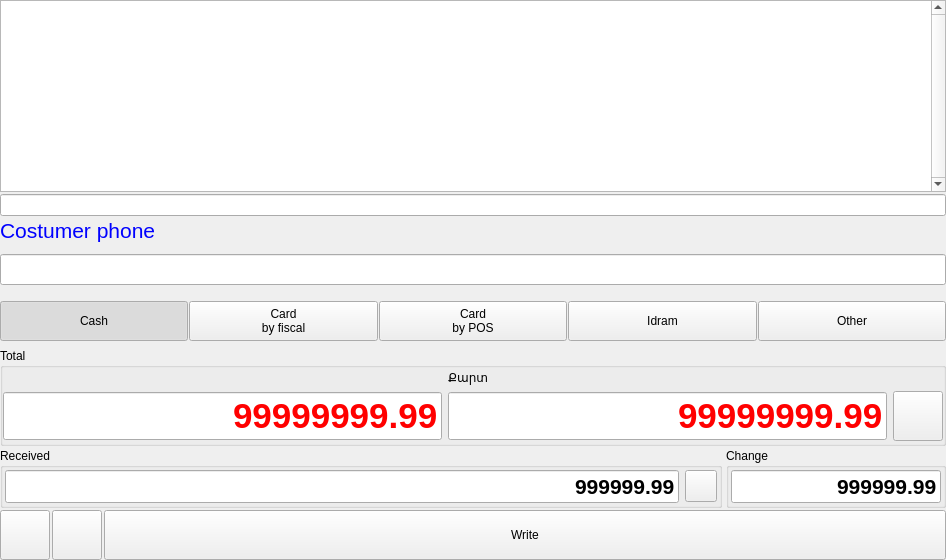
          <widget class="QWidget" name="widgt" native="true">
           <property name="sizePolicy">
            <sizepolicy hsizetype="Expanding" vsizetype="Preferred">
             <horstretch>0</horstretch>
             <verstretch>0</verstretch>
            </sizepolicy>
           </property>
           <property name="focusPolicy">
            <enum>Qt::NoFocus</enum>
           </property>
           <layout class="QVBoxLayout" name="verticalLayout_2">
            <property name="spacing">
             <number>2</number>
            </property>
            <property name="leftMargin">
             <number>0</number>
            </property>
            <property name="topMargin">
             <number>0</number>
            </property>
            <property name="rightMargin">
             <number>0</number>
            </property>
            <property name="bottomMargin">
             <number>0</number>
            </property>
            <item>
             <widget class="QTableWidget" name="tblOrder">
              <property name="sizePolicy">
               <sizepolicy hsizetype="Preferred" vsizetype="Expanding">
                <horstretch>0</horstretch>
                <verstretch>0</verstretch>
               </sizepolicy>
              </property>
              <property name="minimumSize">
               <size>
                <width>0</width>
                <height>0</height>
               </size>
              </property>
              <property name="maximumSize">
               <size>
                <width>16777215</width>
                <height>16777215</height>
               </size>
              </property>
              <property name="focusPolicy">
               <enum>Qt::NoFocus</enum>
              </property>
              <property name="verticalScrollBarPolicy">
               <enum>Qt::ScrollBarAlwaysOn</enum>
              </property>
              <property name="horizontalScrollBarPolicy">
               <enum>Qt::ScrollBarAlwaysOff</enum>
              </property>
              <property name="editTriggers">
               <set>QAbstractItemView::NoEditTriggers</set>
              </property>
              <property name="selectionMode">
               <enum>QAbstractItemView::SingleSelection</enum>
              </property>
              <property name="selectionBehavior">
               <enum>QAbstractItemView::SelectRows</enum>
              </property>
              <property name="showGrid">
               <bool>false</bool>
              </property>
              <property name="gridStyle">
               <enum>Qt::SolidLine</enum>
              </property>
              <property name="wordWrap">
               <bool>true</bool>
              </property>
              <property name="cornerButtonEnabled">
               <bool>false</bool>
              </property>
              <attribute name="horizontalHeaderVisible">
               <bool>false</bool>
              </attribute>
              <attribute name="verticalHeaderVisible">
               <bool>false</bool>
              </attribute>
              <column>
               <property name="text">
                <string>Name</string>
               </property>
              </column>
              <column>
               <property name="text">
                <string>Qty</string>
               </property>
              </column>
              <column>
               <property name="text">
                <string>Price</string>
               </property>
              </column>
              <column>
               <property name="text">
                <string>Total</string>
               </property>
              </column>
             </widget>
            </item>
            <item>
             <widget class="QLineEdit" name="leReadCode">
              <property name="maximumSize">
               <size>
                <width>16777215</width>
                <height>16777215</height>
               </size>
              </property>
             </widget>
            </item>
            <item>
             <widget class="QLabel" name="lbCostumerPhone">
              <property name="font">
               <font>
                <pointsize>16</pointsize>
                <weight>50</weight>
                <bold>false</bold>
               </font>
              </property>
              <property name="styleSheet">
               <string notr="true">color:blue</string>
              </property>
              <property name="text">
               <string>Costumer phone</string>
              </property>
             </widget>
            </item>
            <item>
             <widget class="QWidget" name="wDiscount" native="true">
              <layout class="QHBoxLayout" name="horizontalLayout_7">
               <property name="leftMargin">
                <number>0</number>
               </property>
               <property name="rightMargin">
                <number>0</number>
               </property>
               <item>
                <widget class="QLineEdit" name="leDiscount">
                 <property name="font">
                  <font>
                   <pointsize>14</pointsize>
                   <weight>75</weight>
                   <bold>true</bold>
                  </font>
                 </property>
                 <property name="focusPolicy">
                  <enum>Qt::NoFocus</enum>
                 </property>
                 <property name="alignment">
                  <set>Qt::AlignRight|Qt::AlignTrailing|Qt::AlignVCenter</set>
                 </property>
                </widget>
               </item>
              </layout>
             </widget>
            </item>
            <item>
             <widget class="QWidget" name="wTotal" native="true">
              <property name="minimumSize">
               <size>
                <width>0</width>
                <height>0</height>
               </size>
              </property>
              <property name="focusPolicy">
               <enum>Qt::NoFocus</enum>
              </property>
              <layout class="QGridLayout" name="gridLayout_2">
               <property name="leftMargin">
                <number>0</number>
               </property>
               <property name="topMargin">
                <number>0</number>
               </property>
               <property name="rightMargin">
                <number>0</number>
               </property>
               <property name="bottomMargin">
                <number>0</number>
               </property>
               <property name="spacing">
                <number>2</number>
               </property>
               <item row="2" column="0">
                <widget class="QGroupBox" name="groupBox_2">
                 <property name="sizePolicy">
                  <sizepolicy hsizetype="Preferred" vsizetype="Preferred">
                   <horstretch>0</horstretch>
                   <verstretch>0</verstretch>
                  </sizepolicy>
                 </property>
                 <property name="minimumSize">
                  <size>
                   <width>130</width>
                   <height>0</height>
                  </size>
                 </property>
                 <property name="title">
                  <string>Received</string>
                 </property>
                 <layout class="QHBoxLayout" name="horizontalLayout_10">
                  <property name="leftMargin">
                   <number>2</number>
                  </property>
                  <property name="topMargin">
                   <number>2</number>
                  </property>
                  <property name="rightMargin">
                   <number>2</number>
                  </property>
                  <property name="bottomMargin">
                   <number>2</number>
                  </property>
                  <item>
                   <widget class="C5LineEdit" name="leReceived">
                    <property name="font">
                     <font>
                      <pointsize>16</pointsize>
                      <weight>75</weight>
                      <bold>true</bold>
                     </font>
                    </property>
                    <property name="focusPolicy">
                     <enum>Qt::NoFocus</enum>
                    </property>
                    <property name="text">
                     <string>999999.99</string>
                    </property>
                    <property name="alignment">
                     <set>Qt::AlignRight|Qt::AlignTrailing|Qt::AlignVCenter</set>
                    </property>
                    <property name="readOnly">
                     <bool>true</bool>
                    </property>
                    <property name="bigfont" stdset="0">
                     <string>1</string>
                    </property>
                   </widget>
                  </item>
                  <item>
                   <widget class="QPushButton" name="btnReceived">
                    <property name="minimumSize">
                     <size>
                      <width>32</width>
                      <height>32</height>
                     </size>
                    </property>
                    <property name="maximumSize">
                     <size>
                      <width>32</width>
                      <height>32</height>
                     </size>
                    </property>
                    <property name="focusPolicy">
                     <enum>Qt::NoFocus</enum>
                    </property>
                    <property name="text">
                     <string/>
                    </property>
                    <property name="icon">
                     <iconset resource="../resources/resources.qrc">
                      <normaloff>:/calculator.png</normaloff>:/calculator.png</iconset>
                    </property>
                    <property name="iconSize">
                     <size>
                      <width>32</width>
                      <height>32</height>
                     </size>
                    </property>
                    <property name="checkable">
                     <bool>true</bool>
                    </property>
                   </widget>
                  </item>
                 </layout>
                </widget>
               </item>
               <item row="1" column="0" colspan="4">
                <widget class="QGroupBox" name="groupBox">
                 <property name="minimumSize">
                  <size>
                   <width>0</width>
                   <height>0</height>
                  </size>
                 </property>
                 <property name="title">
                  <string>Total</string>
                 </property>
                 <layout class="QGridLayout" name="gridLayout_3">
                  <property name="leftMargin">
                   <number>0</number>
                  </property>
                  <property name="topMargin">
                   <number>2</number>
                  </property>
                  <property name="rightMargin">
                   <number>0</number>
                  </property>
                  <property name="bottomMargin">
                   <number>2</number>
                  </property>
                  <item row="1" column="1">
                   <widget class="C5LineEdit" name="leCard">
                    <property name="font">
                     <font>
                      <pointsize>26</pointsize>
                      <weight>75</weight>
                      <bold>true</bold>
                     </font>
                    </property>
                    <property name="focusPolicy">
                     <enum>Qt::ClickFocus</enum>
                    </property>
                    <property name="styleSheet">
                     <string notr="true">color:red;</string>
                    </property>
                    <property name="text">
                     <string>99999999.99</string>
                    </property>
                    <property name="alignment">
                     <set>Qt::AlignRight|Qt::AlignTrailing|Qt::AlignVCenter</set>
                    </property>
                    <property name="readOnly">
                     <bool>true</bool>
                    </property>
                    <property name="bigfont" stdset="0">
                     <string>2</string>
                    </property>
                   </widget>
                  </item>
                  <item row="1" column="2">
                   <widget class="QPushButton" name="btnFiscal">
                    <property name="minimumSize">
                     <size>
                      <width>50</width>
                      <height>50</height>
                     </size>
                    </property>
                    <property name="maximumSize">
                     <size>
                      <width>50</width>
                      <height>50</height>
                     </size>
                    </property>
                    <property name="focusPolicy">
                     <enum>Qt::NoFocus</enum>
                    </property>
                    <property name="text">
                     <string/>
                    </property>
                    <property name="icon">
                     <iconset resource="../resources/resources.qrc">
                      <normaloff>:/fiscal.png</normaloff>:/fiscal.png</iconset>
                    </property>
                    <property name="iconSize">
                     <size>
                      <width>32</width>
                      <height>32</height>
                     </size>
                    </property>
                    <property name="checkable">
                     <bool>true</bool>
                    </property>
                   </widget>
                  </item>
                  <item row="1" column="0">
                   <widget class="C5LineEdit" name="leTotal">
                    <property name="font">
                     <font>
                      <pointsize>26</pointsize>
                      <weight>75</weight>
                      <bold>true</bold>
                     </font>
                    </property>
                    <property name="focusPolicy">
                     <enum>Qt::NoFocus</enum>
                    </property>
                    <property name="styleSheet">
                     <string notr="true">color:red;</string>
                    </property>
                    <property name="text">
                     <string>99999999.99</string>
                    </property>
                    <property name="alignment">
                     <set>Qt::AlignRight|Qt::AlignTrailing|Qt::AlignVCenter</set>
                    </property>
                    <property name="readOnly">
                     <bool>true</bool>
                    </property>
                    <property name="bigfont" stdset="0">
                     <string>2</string>
                    </property>
                   </widget>
                  </item>
                  <item row="0" column="1">
                   <widget class="QLabel" name="label">
                    <property name="text">
                     <string>Քարտ</string>
                    </property>
                   </widget>
                  </item>
                 </layout>
                </widget>
               </item>
               <item row="0" column="0" colspan="4">
                <widget class="QWidget" name="widget" native="true">
                 <property name="minimumSize">
                  <size>
                   <width>0</width>
                   <height>50</height>
                  </size>
                 </property>
                 <layout class="QHBoxLayout" name="horizontalLayout_8">
                  <property name="spacing">
                   <number>1</number>
                  </property>
                  <property name="leftMargin">
                   <number>0</number>
                  </property>
                  <property name="topMargin">
                   <number>0</number>
                  </property>
                  <property name="rightMargin">
                   <number>0</number>
                  </property>
                  <property name="bottomMargin">
                   <number>0</number>
                  </property>
                  <item>
                   <widget class="QPushButton" name="btnSetCash">
                    <property name="sizePolicy">
                     <sizepolicy hsizetype="Expanding" vsizetype="Fixed">
                      <horstretch>0</horstretch>
                      <verstretch>0</verstretch>
                     </sizepolicy>
                    </property>
                    <property name="minimumSize">
                     <size>
                      <width>0</width>
                      <height>40</height>
                     </size>
                    </property>
                    <property name="focusPolicy">
                     <enum>Qt::NoFocus</enum>
                    </property>
                    <property name="text">
                     <string>Cash</string>
                    </property>
                    <property name="icon">
                     <iconset resource="../resources/resources.qrc">
                      <normaloff>:/money.png</normaloff>:/money.png</iconset>
                    </property>
                    <property name="checkable">
                     <bool>true</bool>
                    </property>
                    <property name="checked">
                     <bool>true</bool>
                    </property>
                   </widget>
                  </item>
                  <item>
                   <widget class="QPushButton" name="btnSetCard">
                    <property name="sizePolicy">
                     <sizepolicy hsizetype="Expanding" vsizetype="Fixed">
                      <horstretch>0</horstretch>
                      <verstretch>0</verstretch>
                     </sizepolicy>
                    </property>
                    <property name="minimumSize">
                     <size>
                      <width>0</width>
                      <height>40</height>
                     </size>
                    </property>
                    <property name="focusPolicy">
                     <enum>Qt::NoFocus</enum>
                    </property>
                    <property name="text">
                     <string>Card
by fiscal</string>
                    </property>
                    <property name="icon">
                     <iconset resource="../resources/resources.qrc">
                      <normaloff>:/arca.png</normaloff>:/arca.png</iconset>
                    </property>
                    <property name="checkable">
                     <bool>true</bool>
                    </property>
                   </widget>
                  </item>
                  <item>
                   <widget class="QPushButton" name="btnSetCardExternal">
                    <property name="sizePolicy">
                     <sizepolicy hsizetype="Expanding" vsizetype="Fixed">
                      <horstretch>0</horstretch>
                      <verstretch>0</verstretch>
                     </sizepolicy>
                    </property>
                    <property name="minimumSize">
                     <size>
                      <width>0</width>
                      <height>40</height>
                     </size>
                    </property>
                    <property name="focusPolicy">
                     <enum>Qt::NoFocus</enum>
                    </property>
                    <property name="text">
                     <string>Card
by POS</string>
                    </property>
                    <property name="icon">
                     <iconset resource="../resources/resources.qrc">
                      <normaloff>:/fiscal.png</normaloff>:/fiscal.png</iconset>
                    </property>
                    <property name="checkable">
                     <bool>true</bool>
                    </property>
                   </widget>
                  </item>
                  <item>
                   <widget class="QPushButton" name="btnSetIdram">
                    <property name="sizePolicy">
                     <sizepolicy hsizetype="Expanding" vsizetype="Fixed">
                      <horstretch>0</horstretch>
                      <verstretch>0</verstretch>
                     </sizepolicy>
                    </property>
                    <property name="minimumSize">
                     <size>
                      <width>0</width>
                      <height>40</height>
                     </size>
                    </property>
                    <property name="focusPolicy">
                     <enum>Qt::NoFocus</enum>
                    </property>
                    <property name="text">
                     <string>Idram</string>
                    </property>
                    <property name="icon">
                     <iconset resource="../resources/resources.qrc">
                      <normaloff>:/idram.png</normaloff>:/idram.png</iconset>
                    </property>
                    <property name="checkable">
                     <bool>true</bool>
                    </property>
                   </widget>
                  </item>
                  <item>
                   <widget class="QPushButton" name="btnSetOther">
                    <property name="sizePolicy">
                     <sizepolicy hsizetype="Expanding" vsizetype="Fixed">
                      <horstretch>0</horstretch>
                      <verstretch>0</verstretch>
                     </sizepolicy>
                    </property>
                    <property name="minimumSize">
                     <size>
                      <width>0</width>
                      <height>40</height>
                     </size>
                    </property>
                    <property name="focusPolicy">
                     <enum>Qt::NoFocus</enum>
                    </property>
                    <property name="text">
                     <string>Other</string>
                    </property>
                    <property name="icon">
                     <iconset resource="../resources/resources.qrc">
                      <normaloff>:/tax.png</normaloff>:/tax.png</iconset>
                    </property>
                    <property name="checkable">
                     <bool>true</bool>
                    </property>
                   </widget>
                  </item>
                 </layout>
                </widget>
               </item>
               <item row="2" column="2" colspan="2">
                <widget class="QGroupBox" name="groupBox_3">
                 <property name="sizePolicy">
                  <sizepolicy hsizetype="Preferred" vsizetype="Preferred">
                   <horstretch>0</horstretch>
                   <verstretch>0</verstretch>
                  </sizepolicy>
                 </property>
                 <property name="minimumSize">
                  <size>
                   <width>130</width>
                   <height>0</height>
                  </size>
                 </property>
                 <property name="title">
                  <string>Change</string>
                 </property>
                 <layout class="QHBoxLayout" name="horizontalLayout_11">
                  <property name="leftMargin">
                   <number>2</number>
                  </property>
                  <property name="topMargin">
                   <number>2</number>
                  </property>
                  <property name="rightMargin">
                   <number>2</number>
                  </property>
                  <property name="bottomMargin">
                   <number>2</number>
                  </property>
                  <item>
                   <widget class="C5LineEdit" name="leChange">
                    <property name="sizePolicy">
                     <sizepolicy hsizetype="Expanding" vsizetype="Fixed">
                      <horstretch>0</horstretch>
                      <verstretch>0</verstretch>
                     </sizepolicy>
                    </property>
                    <property name="font">
                     <font>
                      <pointsize>16</pointsize>
                      <weight>75</weight>
                      <bold>true</bold>
                     </font>
                    </property>
                    <property name="focusPolicy">
                     <enum>Qt::NoFocus</enum>
                    </property>
                    <property name="text">
                     <string>999999.99</string>
                    </property>
                    <property name="alignment">
                     <set>Qt::AlignRight|Qt::AlignTrailing|Qt::AlignVCenter</set>
                    </property>
                    <property name="readOnly">
                     <bool>true</bool>
                    </property>
                    <property name="bigfont" stdset="0">
                     <string>1</string>
                    </property>
                   </widget>
                  </item>
                 </layout>
                </widget>
               </item>
               <item row="3" column="0" colspan="4">
                <widget class="QWidget" name="widget_2" native="true">
                 <property name="minimumSize">
                  <size>
                   <width>0</width>
                   <height>0</height>
                  </size>
                 </property>
                 <layout class="QHBoxLayout" name="horizontalLayout_12">
                  <property name="spacing">
                   <number>2</number>
                  </property>
                  <property name="leftMargin">
                   <number>0</number>
                  </property>
                  <property name="topMargin">
                   <number>0</number>
                  </property>
                  <property name="rightMargin">
                   <number>0</number>
                  </property>
                  <property name="bottomMargin">
                   <number>0</number>
                  </property>
                  <item>
                   <widget class="QPushButton" name="btnAppMenu">
                    <property name="minimumSize">
                     <size>
                      <width>50</width>
                      <height>50</height>
                     </size>
                    </property>
                    <property name="maximumSize">
                     <size>
                      <width>50</width>
                      <height>50</height>
                     </size>
                    </property>
                    <property name="focusPolicy">
                     <enum>Qt::NoFocus</enum>
                    </property>
                    <property name="text">
                     <string/>
                    </property>
                    <property name="icon">
                     <iconset resource="../resources/resources.qrc">
                      <normaloff>:/main-menu.png</normaloff>:/main-menu.png</iconset>
                    </property>
                    <property name="iconSize">
                     <size>
                      <width>32</width>
                      <height>32</height>
                     </size>
                    </property>
                   </widget>
                  </item>
                  <item>
                   <widget class="QPushButton" name="btnReprintLastCheck">
                    <property name="minimumSize">
                     <size>
                      <width>50</width>
                      <height>50</height>
                     </size>
                    </property>
                    <property name="maximumSize">
                     <size>
                      <width>50</width>
                      <height>50</height>
                     </size>
                    </property>
                    <property name="focusPolicy">
                     <enum>Qt::NoFocus</enum>
                    </property>
                    <property name="text">
                     <string/>
                    </property>
                    <property name="icon">
                     <iconset resource="../resources/resources.qrc">
                      <normaloff>:/print_receipt.png</normaloff>:/print_receipt.png</iconset>
                    </property>
                    <property name="iconSize">
                     <size>
                      <width>32</width>
                      <height>32</height>
                     </size>
                    </property>
                   </widget>
                  </item>
                  <item>
                   <widget class="QPushButton" name="btnCheckout">
                    <property name="minimumSize">
                     <size>
                      <width>0</width>
                      <height>50</height>
                     </size>
                    </property>
                    <property name="focusPolicy">
                     <enum>Qt::NoFocus</enum>
                    </property>
                    <property name="text">
                     <string>Write</string>
                    </property>
                    <property name="icon">
                     <iconset resource="../resources/resources.qrc">
                      <normaloff>:/receipt.png</normaloff>:/receipt.png</iconset>
                    </property>
                    <property name="iconSize">
                     <size>
                      <width>32</width>
                      <height>32</height>
                     </size>
                    </property>
                   </widget>
                  </item>
                 </layout>
                </widget>
               </item>
              </layout>
             </widget>
            </item>
           </layout>
          </widget>
